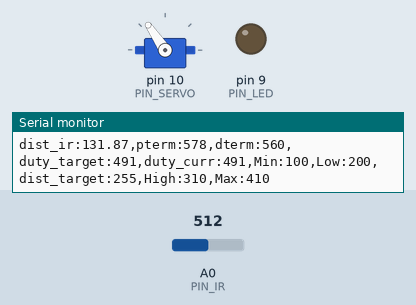
Simulated run of this sketch. Board: Arduino Uno, built with avr-gcc and run on an emulated ATmega328P. Parts: servo, output pins drawn as LEDs (lit = HIGH), the last lines printed to the serial monitor. The inputs (shaded band) are chosen by the test bench; at power-on: A0 (PIN_IR) = 512.

Above: at 1.2 s.
1.3 s: A0 (PIN_IR) set to 245
At 1.75 s:
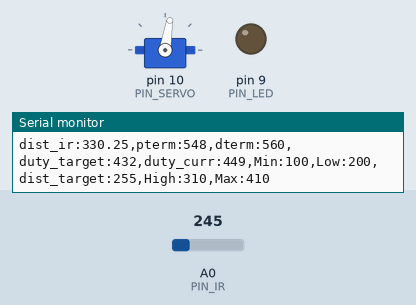
At 3.1 s:
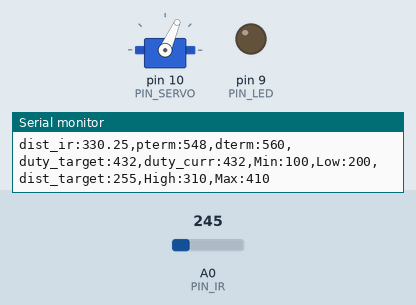
3.4 s: A0 (PIN_IR) set to 0
5.9 s: A0 (PIN_IR) set to 15
At 6.9 s:
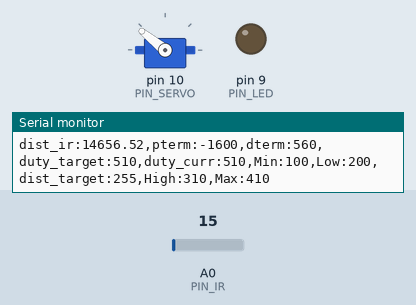
7.5 s: A0 (PIN_IR) set to 18
Timing chart, 0 to 10.5 s (numbered marks = the images above; inputs shaded):
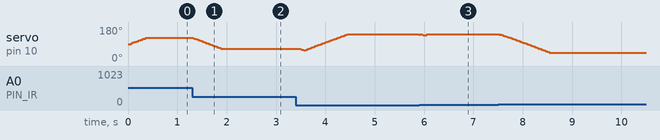

Measured:
- after the input at 1.3 s, servo on pin 10 (PIN_SERVO): moves from 124° to 66° over 0.58 s, starting at once
- after the input at 5.9 s, servo on pin 10 (PIN_SERVO): 141° → 137° at once, → 141° 0.16 s later

The sketch:

pdcontrol.ino
```cpp
#include <Servo.h>     // [20213066] 서보모터 라이브러리 사용

// Configurable parameters //

// Arduino pin assignment
#define PIN_LED 9          // [20200000] LED 핀 정의
#define PIN_SERVO 10       // [20213069] servo 핀 정의
#define PIN_IR A0      // [20213077] analong 핀 정의

// Framework setting
#define _DIST_TARGET 255  // [20213080] 멈추려는 목표거리 정의
#define _DIST_MIN 100 // [20213058] 측정 최소거리, 플로터 범위
#define _DIST_MAX 410    // [20213065] 측정 최대거리,플로터 범위

// Distance sensor
#define _DIST_ALPHA 0.5

// Servo range
#define _DUTY_MIN 1000    // [20213060] 서보 duty 최소값
#define _DUTY_NEU 1450    // [20213064] 서보 duty 중간값
#define _DUTY_MAX 2000    // [20213079] 서보 duty 최댓값

// Servo speed control
#define _SERVO_ANGLE 30       // [20213062] 서보 각도
#define _SERVO_SPEED 30     // [20213075] 서보의 속도

// Event periods
#define _INTERVAL_DIST 20   // [20213058] 거리측정 주기
#define _INTERVAL_SERVO 20    // [20213055] 서보 조정 주기
#define _INTERVAL_SERIAL 100  // [20213058] 시리얼 제어 주기

// PID parameters
#define _KP 3   // [20213058]비례이득
#define _KD 70.0     // 미분이득

// global variables //

// Servo instance
Servo myservo;    // [20213068] 서보 변수명을 myservo로 선언

// Distance sensor
float dist_target; // location to send the ball
float dist_raw, dist_ema;    // [20213077] 측정값, ema필터 적용값

// Event periods
unsigned long last_sampling_time_dist, last_sampling_time_servo, last_sampling_time_serial;
bool event_dist, event_servo, event_serial; // [20213072] 거리, 서보, 시리얼 측정 여부

// Servo speed control
int duty_chg_per_interval; // [20213058]한 주기 당 제어할 최대 duty값
int duty_target, duty_curr; // [20213055] 목표 pulse주기값, 현재 pulse주기값

// PID variables
float error_curr, error_prev, control, pterm, dterm, iterm;

void setup() {
// initialize GPIO pins for LED and attach servo
  pinMode(PIN_LED,OUTPUT);
  myservo.attach(PIN_SERVO);

// move servo to neutral position
  duty_curr = _DUTY_NEU; // [20213075] 초기화
  myservo.writeMicroseconds(duty_curr); // [20213078] 서보 중립위치

// initialize serial port
  Serial.begin(57600); // [20213058]

// initialize global variables
  dist_target = _DIST_TARGET;
  dist_raw = dist_ema = ir_distance();
  error_curr = error_prev = dist_target - dist_raw;

  last_sampling_time_dist = 0; // [20213078] last_sampling_time_dist 초기화
  last_sampling_time_servo = 0; // [20213055]
  last_sampling_time_serial = 0; // [20213080]

  event_dist = event_servo = event_serial = false;

// convert angle speed into duty change per interval.
  duty_chg_per_interval = (float)(_DUTY_MAX - _DUTY_MIN) * _SERVO_SPEED / ((float)_SERVO_ANGLE) * _INTERVAL_SERVO / 1000; // [20213078] 한 주기 당 제어할 최대 duty값 초기화
}


void loop() {
/////////////////////
// Event generator //
/////////////////////
  unsigned long time_curr = millis();
  if(time_curr >= last_sampling_time_dist + _INTERVAL_DIST) {
        last_sampling_time_dist += _INTERVAL_DIST;
        event_dist = true;
  }
  if(time_curr >= last_sampling_time_servo + _INTERVAL_SERVO) {
        last_sampling_time_servo += _INTERVAL_SERVO;
        event_servo = true;
  }
  if(time_curr >= last_sampling_time_serial + _INTERVAL_SERIAL) {
        last_sampling_time_serial += _INTERVAL_SERIAL;
        event_serial = true;
  }
//[20213080]


////////////////////
// Event handlers //
////////////////////

  if(event_dist) {
     event_dist = false; //[20213078]
  // get a distance reading from the distance sensor
      dist_raw = ir_distance_filtered(); // [20213055]
      dist_ema = (1 - _DIST_ALPHA) * dist_ema + _DIST_ALPHA * dist_raw;  //[20213075]

  // PID control logic
    error_curr = dist_target - dist_ema; // [20213075]
    pterm = _KP * error_curr; // [20213078]
    dterm = _KD * (error_curr - error_prev);  //[20213077]
    control = pterm + dterm; // [20213078]

  // duty_target = f(duty_neutral, control)
    duty_target = _DUTY_NEU + control; // [20213055]

  // keep duty_target value within the range of [_DUTY_MIN, _DUTY_MAX]
  if(duty_target < _DUTY_MIN){
    duty_target = _DUTY_MIN;
  } // [20213080]
  if(duty_target > _DUTY_MAX){
    duty_target = _DUTY_MAX;
  } // [20213080]

   error_prev = error_curr;  // error update
  }

  if(event_servo) {
event_servo = false; // [20213078]

    // adjust duty_curr toward duty_target by duty_chg_per_interval

    // update servo position

// adjust duty_curr toward duty_target by duty_chg_per_interval
  if(duty_target > duty_curr) {
  duty_curr += duty_chg_per_interval;
  if(duty_curr > duty_target) duty_curr = duty_target;
  }
  else {
  duty_curr -= duty_chg_per_interval;
  if(duty_curr < duty_target) duty_curr = duty_target;

  } // [20213075]

}
  // update servo position
  myservo.writeMicroseconds(duty_curr); // [20213058]


  if(event_serial) {
    event_serial = false; // [20213078]
    Serial.print("dist_ir:");
    Serial.print(dist_ema);
    Serial.print(",pterm:");
    Serial.print(map(pterm,-1000,1000,510,610));
    Serial.print(",dterm:");
    Serial.print(map(dterm,-1000,1000,510,610));
    Serial.print(",duty_target:");
    Serial.print(map(duty_target,1000,2000,410,510));
    Serial.print(",duty_curr:");
    Serial.print(map(duty_curr,1000,2000,410,510));
    Serial.println(",Min:100,Low:200,dist_target:255,High:310,Max:410"); // [20213071]
// Min :측정 최소거리, Max : 최대거리, Low : 목표구역 최소거리, dist_target :기준이 되는 거리, High : 목표구역 최대거리 값을 시리얼 모니터에 표시

  }
}

float ir_distance(void){ // return value unit: mm
  int a = 70;
  int b = 300;
  float val;
  float volt = float(analogRead(PIN_IR));
  val = ((6762.0/(volt-9.0))-4.0) * 10.0;
  val = 100 + 300.0 / (b - a) * (val - a);
  return val;
} // [20213075]

float ir_distance_filtered(void){ // return value unit: mm
  return ir_distance(); // for now, just use ir_distance() without noise filter.
}
```
